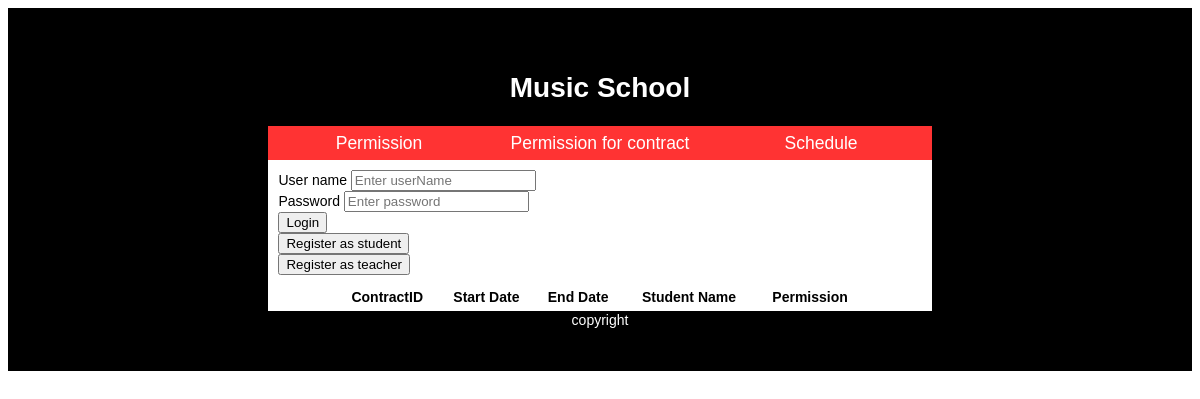
Before: /pages/ownerContractPermission.php with the older database file.
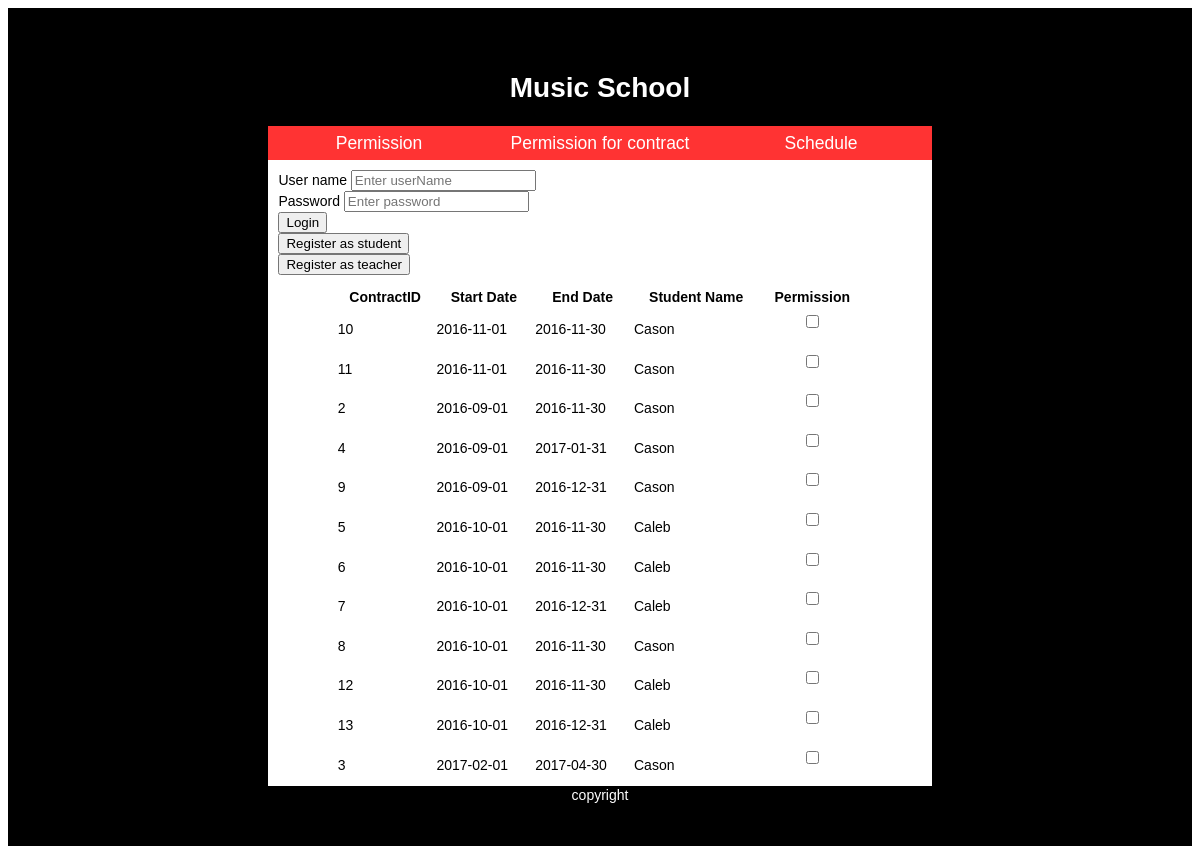
After: the same page with the newer database file.
### tables this page shows
CREATE TABLE `contracts` (
  `studentContractID` int(11) NOT NULL,
  `studentStartDate` date NOT NULL,
  `studentEndDate` date NOT NULL,
  `studentID` int(11) NOT NULL,
  `lessonID` int(11) NOT NULL,
  `studentContractPermission` varchar(45) NOT NULL
);

CREATE TABLE `students` (
  `studentID` int(11) NOT NULL,
  `firstName` varchar(45) NOT NULL,
  `lastName` varchar(45) NOT NULL,
  `dateOfBirth` date NOT NULL,
  `address` varchar(45) NOT NULL,
  `gender` varchar(45) NOT NULL,
  `phoneNumber` int(11) NOT NULL,
  `mobileNumber` int(11) DEFAULT NULL,
  `email` varchar(45) NOT NULL,
  `faceBook` varchar(45) DEFAULT NULL,
  `loginID` int(11) NOT NULL,
  `grade` varchar(15) DEFAULT NULL
);

### pages/ownerContractPermission.php (called while the page is built, shortened)
<?php
		include "../modules/database.php";
		include "ownerHeader.php";
		include "../modules/loginSession.php";
		include "ownerContractPermissionBody.php";
		include "footer.php";
?>

### pages/ownerContractPermissionBody.php (the view, shortened to what this page needs)
<div class="adminPage">
<?php
	try{
		$stmt = $conn->prepare("SELECT contracts.studentContractID, contracts.studentStartDate, contracts.studentEndDate,
		                        contracts.studentContractPermission, students.firstName from contracts, students, teachers, lessons
								where contracts.lessonID = lessons.lessonID and lessons.teacherID = teachers.teacherID and
								   contracts.studentID = students.studentID");
		$stmt->execute();
		echo("<table padding:8px width=80% border=0 align='center'>");
		echo("<tr><th>ContractID</th><th>Start Date</th><th>End Date</th><th>Student Name</th><th>Permission</th></tr>");
		while ($row = $stmt->fetch(PDO::FETCH_ASSOC))
	    {
		  $studentContractID = $row["studentContractID"];
		  $studentStartDate = $row["studentStartDate"];
		  $studentEndDate = $row["studentEndDate"];
		  $sFirstName = $row["firstName"];
		  echo("<tr><td>$studentContractID</td><td>$studentStartDate</td><td>$studentEndDate</td>
		        <td class='textRight'>$sFirstName</td><td align='center'>");
		  echo("<form name=studentContractPermission method=post action=\"../modules/studentContractPermission.php\">
		        <input type=hidden name= 'autoID' value=".$row['studentContractID']." />");
			if ($row['studentContractPermission']=='no'){echo "<input type=checkbox onclick='this.form.submit();' name='studentContractPermission' value='yes' />";}
			else if ($row['studentContractPermission']=='yes'){echo "<input type=checkbox checked onclick='this.form.submit();' name='studentContractPermission' value='yes' />";}
			echo("<input type='hidden' name='action' value='check'></form></p></td></tr>");
	    }
	echo("</table>");
    }
	catch(PDOExceptio $e)
	{
			echo "Error: " . $e->getMessage();
	}
?>
</div>

Changed rows visible on the page:
added contracts: studentContractID "10", studentStartDate "2016-11-01", studentEndDate "2016-11-30", studentID.firstName "Cason"
added contracts: studentContractID "11", studentStartDate "2016-11-01", studentEndDate "2016-11-30", studentID.firstName "Cason"
added contracts: studentContractID "2", studentStartDate "2016-09-01", studentEndDate "2016-11-30", studentID.firstName "Cason"
added contracts: studentContractID "4", studentStartDate "2016-09-01", studentEndDate "2017-01-31", studentID.firstName "Cason"
added contracts: studentContractID "9", studentStartDate "2016-09-01", studentEndDate "2016-12-31", studentID.firstName "Cason"
added contracts: studentContractID "5", studentStartDate "2016-10-01", studentEndDate "2016-11-30", studentID.firstName "Caleb"
added contracts: studentContractID "6", studentStartDate "2016-10-01", studentEndDate "2016-11-30", studentID.firstName "Caleb"
added contracts: studentContractID "7", studentStartDate "2016-10-01", studentEndDate "2016-12-31", studentID.firstName "Caleb"
added contracts: studentContractID "8", studentStartDate "2016-10-01", studentEndDate "2016-11-30", studentID.firstName "Cason"
added contracts: studentContractID "12", studentStartDate "2016-10-01", studentEndDate "2016-11-30", studentID.firstName "Caleb"
added contracts: studentContractID "13", studentStartDate "2016-10-01", studentEndDate "2016-12-31", studentID.firstName "Caleb"
added contracts: studentContractID "3", studentStartDate "2017-02-01", studentEndDate "2017-04-30", studentID.firstName "Cason"
